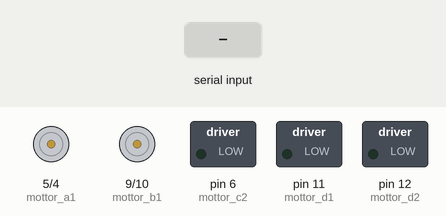
Simulated run of this sketch. Board: Arduino Uno, built with avr-gcc and run on an emulated ATmega328P. Parts: motor-driver pin pairs drawn as motors (green arrow = first pin HIGH = forward, orange = second pin HIGH = backward, longer = more drive), switched loads named in the sketch (green lamp = pin HIGH). The test bench sets the inputs (shaded band).

Above: at 1.2 s.
1.3 s: "30,150,10,200,45,90\n" received over Serial
At 2.0 s:
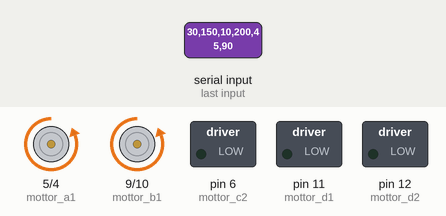
2.8 s: "90,45,200\n" received over Serial
At 3.7 s:
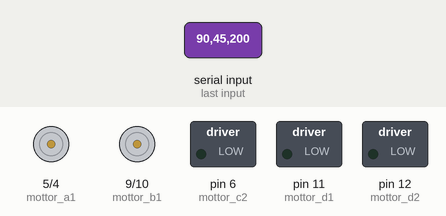
4.3 s: "1,90\n" received over Serial
At 4.9 s:
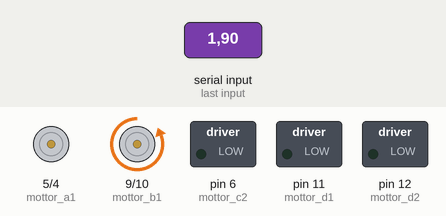
5.8 s: "30,150,10,200,45,90\n" received over Serial
At 6.6 s:
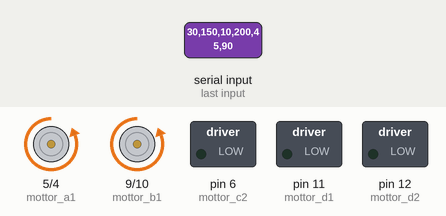
7.3 s: "30,150,10\n" received over Serial
At 8.3 s:
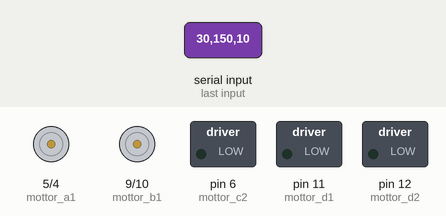
Timing chart, 0 to 9.8 s (numbered marks = the images above; inputs shaded):
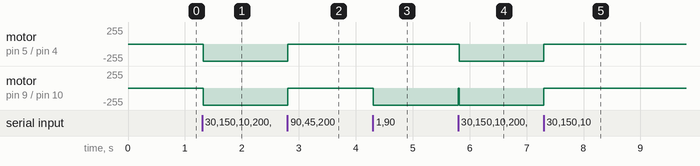

Measured:
- after the input at 1.3 s, motor on pin 5 (mottor_a1) / pin 4 (mottor_a2), motor on pin 9 (mottor_b1) / pin 10 (mottor_b2): stopped → backward 255/255 at once
- after the input at 2.8 s, motor on pin 5 (mottor_a1) / pin 4 (mottor_a2), motor on pin 9 (mottor_b1) / pin 10 (mottor_b2): backward 255/255 → stopped at once
- after the input at 4.3 s, motor on pin 9 (mottor_b1) / pin 10 (mottor_b2): stopped → backward 255/255 at once
- after the input at 5.8 s, motor on pin 5 (mottor_a1) / pin 4 (mottor_a2): stopped → backward 255/255 at once; motor on pin 9 (mottor_b1) / pin 10 (mottor_b2): backward 255/255 → stopped at once, → backward 255/255 0.02 s later
- after the input at 7.3 s, motor on pin 5 (mottor_a1) / pin 4 (mottor_a2), motor on pin 9 (mottor_b1) / pin 10 (mottor_b2): backward 255/255 → stopped at once

The sketch:

Main.ino
```cpp
/*
 * Bluetooth car Arduino side program.
 *
 * Tasks:
 *  accept serial Bluetooth stream - done
 *  build h brige function - done
 *  build steering fnction - done
 *  remap x/y to input to h bridge
 *  Bluetooth error handeling and input filtering - done
 */

int mottor_a1 = 5;// mottor a contol pins - right back
int mottor_a2 = 4;
int enable_a = 0; //enable for mottor a

int mottor_b1 = 9;//mottor b control pins - left front
int mottor_b2 = 10;
int enable_b = 0; //enable for mottor b

int mottor_c1 = 5;//mottor c control pins - left back
int mottor_c2 = 6;
int enable_c = 0; //enable for mottor c

int mottor_d1 = 11;//mottor d control pins - right front
int mottor_d2 = 12;
int enable_d = 0; //enable for mottor d


char inSerial[10];

void setup() {
  Serial.begin(9600);

  pinMode(mottor_a1, OUTPUT);
  pinMode(mottor_a2, OUTPUT);
  pinMode(enable_a, OUTPUT);

  pinMode(mottor_b1, OUTPUT);
  pinMode(mottor_b2, OUTPUT);
  pinMode(enable_b, OUTPUT);

  pinMode(mottor_c1, OUTPUT);
  pinMode(mottor_c2, OUTPUT);
  pinMode(enable_c, OUTPUT);

  pinMode(mottor_d1, OUTPUT);
  pinMode(mottor_d2, OUTPUT);
  pinMode(enable_d, OUTPUT);


}

void motor(int pin1, int pin2, int speed_pin, int m_speed, int dir){
  if (dir == 0){
    analogWrite(pin1, m_speed);
    digitalWrite(pin2, LOW);
    //analogWrite(speed_pin, m_speed);
  }
  if (dir == 1){
    digitalWrite(pin1, LOW);
    analogWrite(pin2, m_speed);
    //analogWrite(speed_pin, m_speed);
  }
  if (dir == 2){
    digitalWrite(pin1, LOW);
    digitalWrite(pin2, LOW);
  }
}

String stering(int x){ //function needs to return two ints (0-100 - a percentage of real speed) for dir control
  if(x == 0){
    return "100:100";//return 100% speed for each mottor
  }
  if(x < 0){//if user is turning left
    String a = String(map(x, -10, 0, 25, 100));
    return "0" + a + ":100";
    }
  if(x > 0){//if user is turning left
    String a = String(map(x, 0, 10, 100, 25));
    return "100:0" + a;
    }
}

void loop() {
  int i = 0;
  if (Serial.available() > 2){ //check is any data is avaliable to read
     while (Serial.available() > 0){
       inSerial[i]=Serial.read();
       i++;}
     i = 0;

     }
  //int x = inSerial[0].toInt();//splits incoming serial stream in to x var
  //int y = inSerial[2];//splits incoming serial stream in to y var

  String in_str(inSerial);//converts input char to sting
  int x = in_str.substring(0,1).toInt();//converts input string to int
  int y = in_str.substring(2).toInt();//converts input string to int

  if (x > 6){x = 6;}//basic inout filtering for x
  if (x < 0){x = 0;}
  if (y > 6){y = 6;}//basic inout filtering for y
  if (y < 0){y = 0;}


  int x_remaped = map(x, 0, 6, -10, 10);//remaps inout data to a more usable format
  int y_remaped = map(y, 0, 6, -10, 10);

  if(y > 0){
    motor(mottor_a1, mottor_a2, enable_a, map(x, 0, 10, 0, 200) * stering(x_remaped).substring(0,2).toInt(), 1); //left hand mottor 1
    motor(mottor_b1, mottor_b2, enable_b, map(x, 0, 10, 0, 200) * stering(x_remaped).substring(0,2).toInt(), 1); //left hand mottor 2
    motor(mottor_c1, mottor_c2, enable_c, map(x, 0, 10, 0, 200) * stering(x_remaped).substring(3,6).toInt(), 1); //right hand mottor 1
    motor(mottor_d1, mottor_d2, enable_d, map(x, 0, 10, 0, 200) * stering(x_remaped).substring(3,6).toInt(), 1); //right hand mottor 2
  }

  if(y < 0){
    motor(mottor_a1, mottor_a2, enable_a, map(x, 0, 10, 0, 200) * stering(x_remaped).substring(3,6).toInt(), 0); //left hand mottor 1
    motor(mottor_b1, mottor_b2, enable_b, map(x, 0, 10, 0, 200) * stering(x_remaped).substring(3,6).toInt(), 0); //left hand mottor 2
    motor(mottor_c1, mottor_c2, enable_c, map(x, 0, 10, 0, 200) * stering(x_remaped).substring(0,2).toInt(), 0); //right hand mottor 1
    motor(mottor_d1, mottor_d2, enable_d, map(x, 0, 10, 0, 200) * stering(x_remaped).substring(0,2).toInt(), 0); //right hand mottor 2
  }
  }
```
